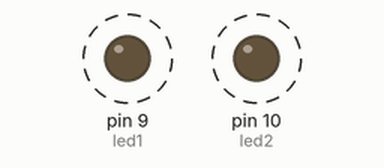
Recording of a sketch running on a simulated Arduino Uno, built with avr-gcc and run on an emulated ATmega328P. Shown: output pins drawn as LEDs (lit = HIGH). Dashed ring = blinking.

Above: at 0.5 s.
Timing chart, 0 to 3.0 s (numbered marks = the images above):
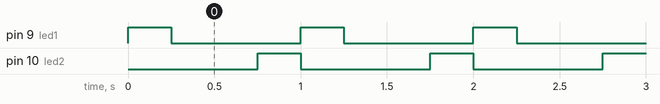

The sketch:

q12.ino
```cpp
int led1 = 9;
int led2 = 10;
void setup()
{
  pinMode (led1, OUTPUT);
  pinMode (led2, OUTPUT);
}
void loop()
{
    digitalWrite(led1, HIGH);
    delay(250);
    digitalWrite(led1, LOW);
    delay(250);
    digitalWrite(led2, HIGH);
    digitalWrite(led2, LOW);
    delay(250);
    digitalWrite(led2, HIGH);
    delay(250);
    digitalWrite(led2, LOW);
}

// int led1 = 9;
// int led2 = 10;
// void setup()
// {
//   pinMode (led1, OUTPUT);
//   pinMode (led2, OUTPUT);
// }
// void loop()
// {
//     digitalWrite(led1, HIGH);
//     delay(1000);
//     digitalWrite(led2, HIGH);
//     delay(500);

//     digitalWrite(led1, LOW);
//     delay(1000);
//     digitalWrite(led2, LOW);
//     delay(500);


// }
```

Measured:
- by itself, pin 9 (led1), pin 10 (led2): alternates HIGH for 0.25 s and LOW for 0.75 s
- by itself, everything shown: repeats every 1.0 s, in 3 steps
